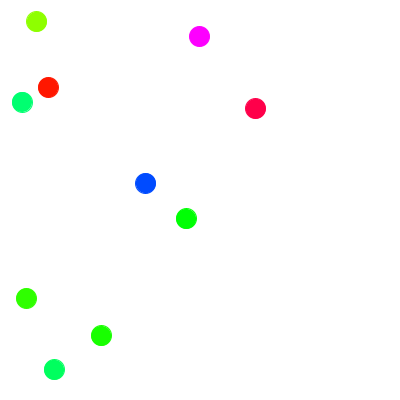
Frame 1 (no input)
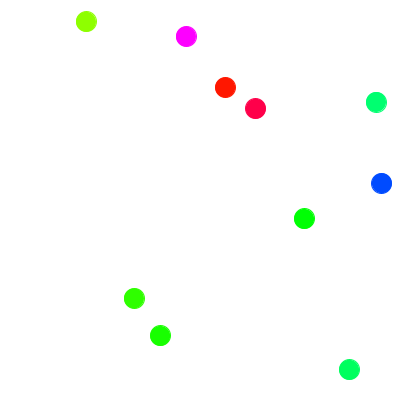
Frame 60 (the mouse pressed at the canvas centre just before this capture)
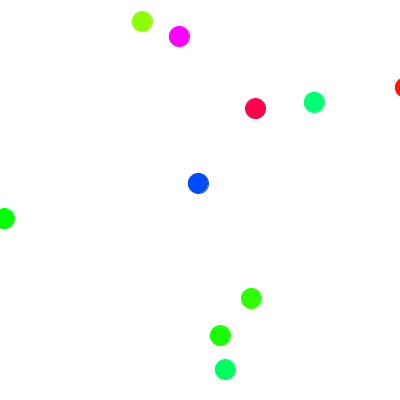
Frame 120 (the mouse held since frame 60 and released just before this capture)

The Processing sketch that drew these frames (run headless with seeded random() and noise(); from frame 60 on, the mouse is pressed at the canvas centre):

// Processing sketch: processing_102081
// ── processing_102081.pde

//Q5-2
float[] xBall;
float[] yBall;
color[] cBall;
int numberOfBalls = 10;
int radius=10;
void setup(){
 size(400,400); colorMode(HSB,359,99,99); smooth();
 xBall = new float[numberOfBalls]; 
 yBall = new float[numberOfBalls]; 
 cBall = new color[numberOfBalls]; 
 for(int i=0;i<numberOfBalls;i++){
   xBall[i] = random(radius,width-radius);
   yBall[i] = random(radius,height-radius); 
   cBall[i] = color(random(359),99, 99);
 }
}
void draw(){
  background(0,0,99);
  for(int i=0;i<numberOfBalls;i++){
   moveBall(i);
   drawBall(i); 
 }
}
void moveBall(int idx){
  xBall[idx] += idx;
  if( xBall[idx] - radius > width){
    xBall[idx] = -radius; //gamen no hidari hashi ni idou
  }
}
void drawBall(int idx){
   stroke(cBall[idx]);
   fill(cBall[idx]);
   ellipse(xBall[idx],yBall[idx],2*radius,2*radius);
}
